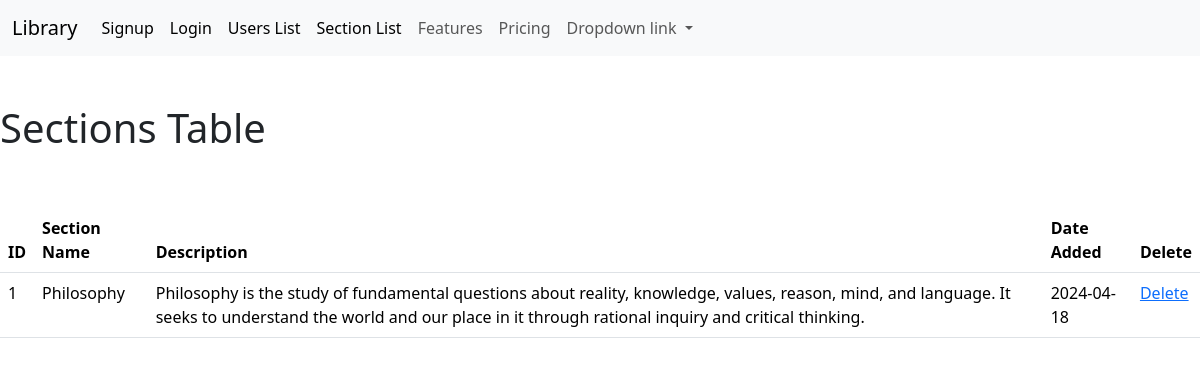
The page /section_list on the database as committed earlier.
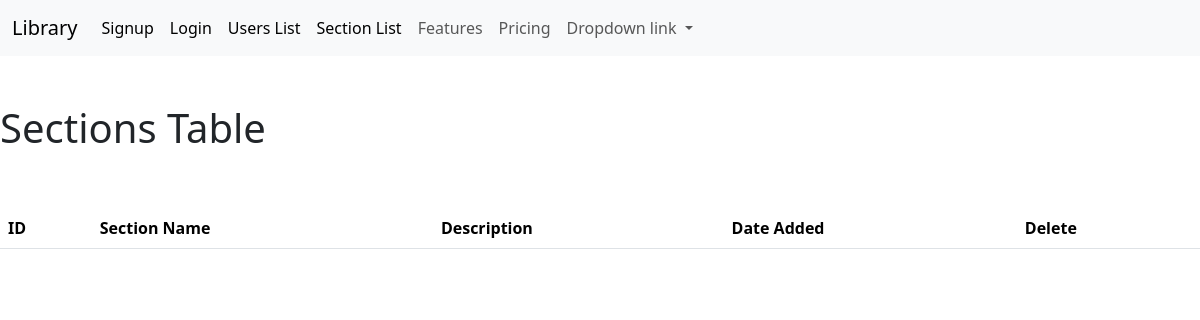
The same page on the database as committed later.
### app.py (models this page shows)
class Section(db.Model):
    id = db.Column(db.Integer, primary_key=True)
    Sec_Name = db.Column(db.String(128), unique=True)
    Sec_Description = db.Column(db.Text())
    Sec_Date = db.Column(db.Date())

### app.py (the view)
@app.route('/section_list')
def sectionlist():
    sections = Section.query.all()
    return render_template('sectionlist.html', sections=sections)

### templates/sectionlist.html (shortened to what this page needs)
{% extends 'base.html' %}
{% block content %}
  <h1>Sections Table</h1><br/>
  {{ current_user.Name }}<br/>
  <table class="table">
    <thead>
      <tr>
        <th scope="col">ID</th>
        <th scope="col">Section Name</th>
        <th scope="col">Description</th>
        <th scope="col">Date Added</th>
        <th scope="col">Delete</th>
      </tr>
    </thead>
    <tbody>
      {% for section in sections %}
      <tr>
        <td>{{ section.id }}</td>
        <td>{{ section.Sec_Name }}</td>
        <td>{{ section.Sec_Description }}</td>
        <td>{{ section.Sec_Date }}</td>
        <td><a href='{{ url_for("deletesection", id=section.id) }}'>Delete</a></td>
      </tr>
      {% endfor %}
    </tbody>
  </table>
{% endblock %}

### templates/base.html (shortened to what this page needs)
<!DOCTYPE html>
<html lang="en">
    <head>
        <link href="https://cdn.jsdelivr.net/npm/bootstrap@5.3.3/dist/css/bootstrap.min.css" rel="stylesheet">
    </head>
    <body>
        {% include 'navbar.html' %}<br/>
        {% block content %} {% endblock %}
    </body>
</html>

### templates/navbar.html (shortened to what this page needs)
<nav class="navbar navbar-expand-lg bg-body-tertiary">
    <div class="container-fluid">
      <a class="navbar-brand" href="{{ url_for('index') }}">Library</a>
      <div class="collapse navbar-collapse" id="navbarNavDropdown">
        <ul class="navbar-nav">
          {% if current_user.is_authenticated %}
            <li class="nav-item">
              <a class="nav-link active" aria-current="page" href="{{ url_for('logout') }}">Logout</a>
            </li>
            {% if current_user.Email == 'admin@mail.com' %}
            <li class="nav-item">
              <a class="nav-link active" aria-current="page" href="{{ url_for('add_section') }}">Add Section</a>
            </li>
            {% endif %}
          {% else %}
          <li class="nav-item">
            <a class="nav-link active" aria-current="page" href="{{ url_for('signup') }}">Signup</a>
          </li>
          <li class="nav-item">
            <a class="nav-link active" aria-current="page" href="{{ url_for('login') }}">Login</a>
          </li>
          {% endif %}
          <li class="nav-item">
            <a class="nav-link active" aria-current="page" href="{{ url_for('userlist') }}">Users List</a>
          </li>
          <li class="nav-item">
            <a class="nav-link active" aria-current="page" href="{{ url_for('sectionlist') }}">Section List</a>
          </li>
          <li class="nav-item">
            <a class="nav-link" href="#">Features</a>
          </li>
          <li class="nav-item">
            <a class="nav-link" href="#">Pricing</a>
          </li>
          <li class="nav-item dropdown">
            <a class="nav-link dropdown-toggle" href="#" role="button" data-bs-toggle="dropdown" aria-expanded="false">
              Dropdown link
            </a>
          </li>
        </ul>
      </div>
    </div>
  </nav>
  <br/>

Rows that differ between the two databases and show on the page:
removed Section: id "1", Sec_Name "Philosophy", Sec_Description "Philosophy is the study of fundamental questions about reality, knowledge, values, reason, mind, and language. It seeks to understand the world and our place in it through rational inquiry and critical thinking.", Sec_Date "2024-04-18"
